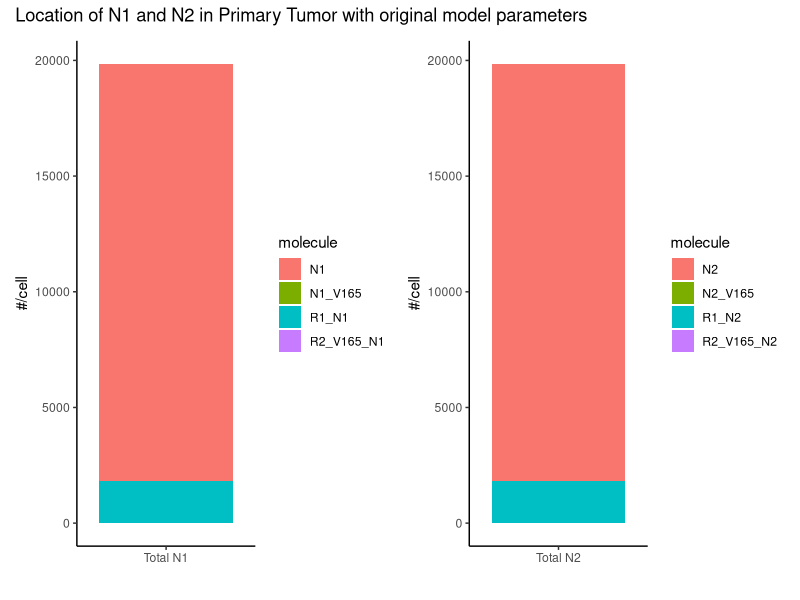
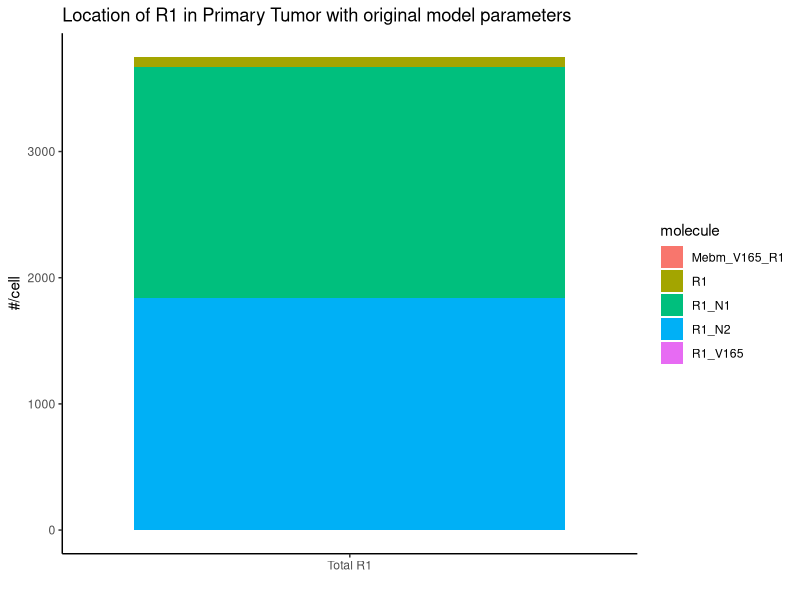
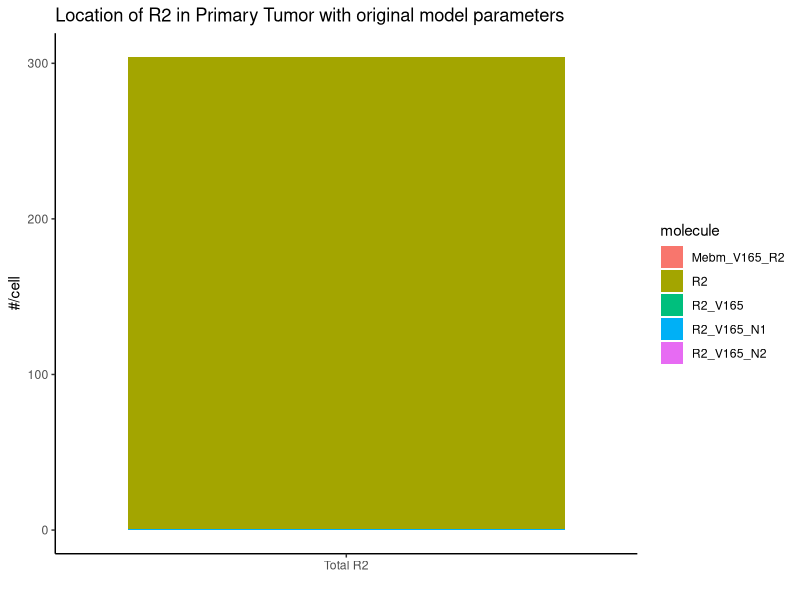
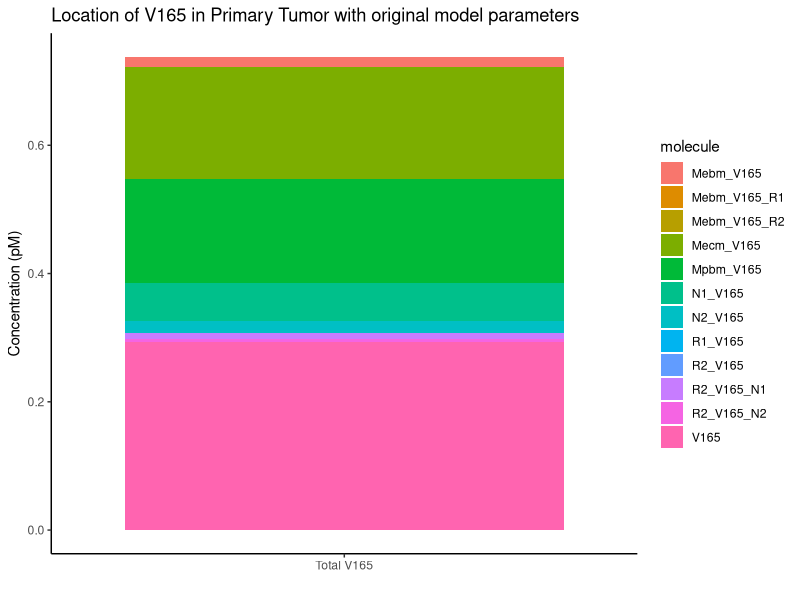
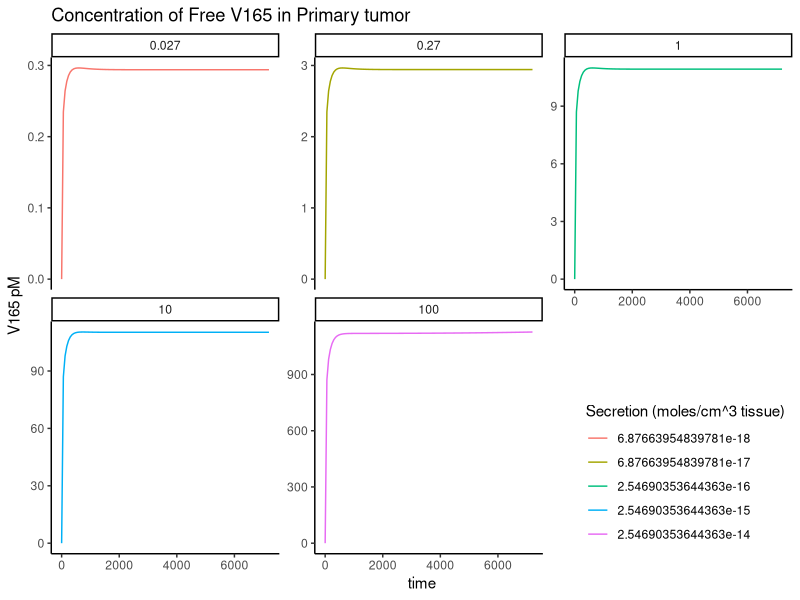
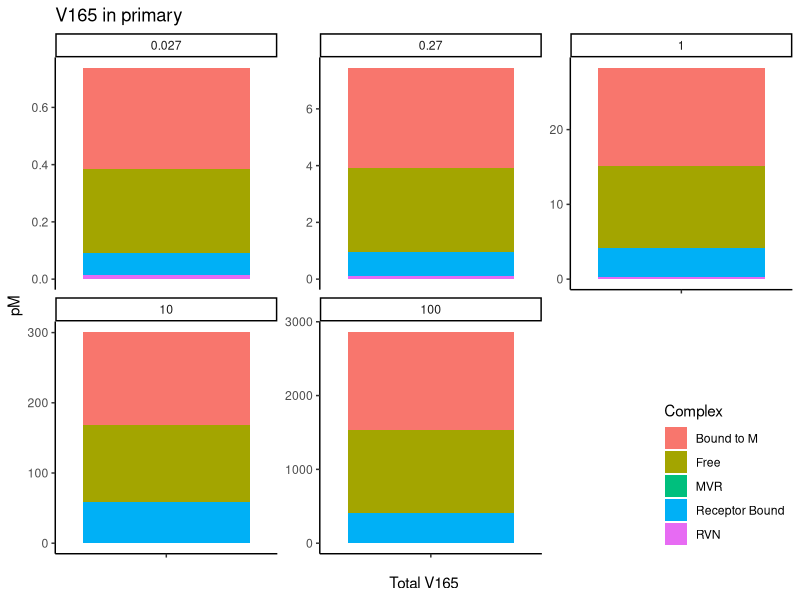
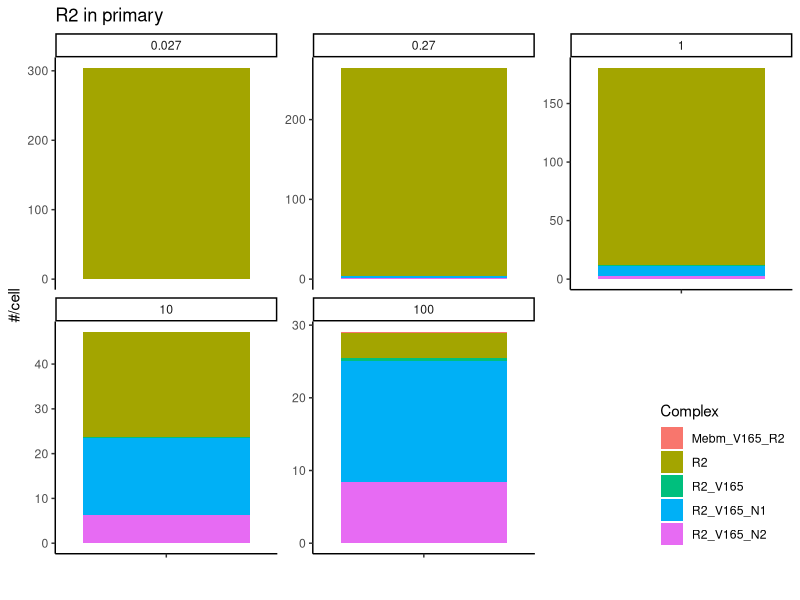
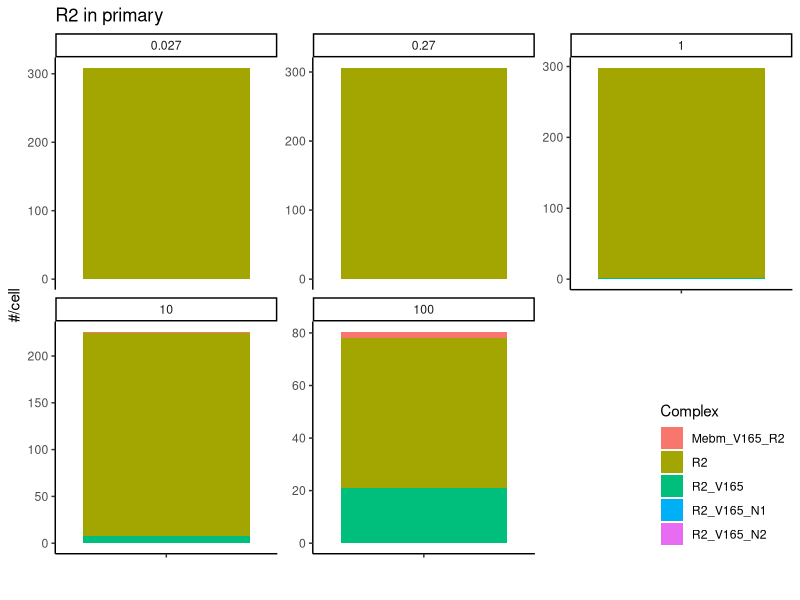

These charts were generated, in order, by the following R code:
## ---- chunk 1
knitr::opts_chunk$set(echo = TRUE,  warning=FALSE,message = FALSE, out.width = '100%')
# setwd("~/proj/VEGF_metastasis_model/")
library(tidyverse)
library(here)
library(patchwork)
theme_set(theme_classic())
## ---- chunk 2
# Define functions to convert to pM or to #/cell
number_per_cell <- function(conc, tissue){
  ESAV = ifelse(tissue == "main", 73, 105)
  conc*6.0230e+23*1e-5/ESAV;
}

convert_to_pmol <- function(conc, tissue){
  K_AV = ifelse(tissue == "primary", 0.58, 0.03)
  conc/K_AV*1e15
}

quick_bar <- function(df, m,convert = "#/cell", tissue = "primary", position = "stack"){
  converter = switch(convert, "#/cell" = number_per_cell, "pM" = convert_to_pmol)
  y_lab = ifelse(position == "fill", "proportion", convert)
  
  df <- df %>% 
    filter(compartment == tissue, grepl(m, molecule), q_V165 < 1e4) %>% 
    group_by(q_V165) %>% 
    filter(time == max(time)) %>% 
    ungroup
  
  if(m == "V165"){
    df <- df %>% pivot_wider(names_from = molecule, values_from = concentration) %>%  
      group_by(q_V165) %>% 
      summarise(Free = V165, 
                `Bound to M` = sum(across(starts_with("M") & !contains("R"))), 
                MVR = sum(across(starts_with("Mebm_V165_"))),
                RVN = sum(across(starts_with("R2_V165_"))),
                `Receptor Bound` = R1_V165 + R2_V165 + N1_V165 + N2_V165) %>% 
      pivot_longer(!q_V165, names_to = "molecule", values_to = "concentration")
  }
  
  df %>% 
    mutate(value = converter(concentration, tissue)) %>% 
    ggplot(aes("", value, fill = molecule)) + 
    geom_bar(stat = "identity", position = position) + 
    labs(x = "", y = y_lab, fill = "Complex",
         title = str_interp("${m} in ${tissue}")) + 
    facet_wrap(~q_V165, scales = "free_y") +
    theme(legend.position = c(1,0), legend.justification = c(1,0))
}
## ---- chunk 3
sec_debug <- read_csv(here("debug_results","simulation_results_debug_secretion.csv")) %>% 
  filter(q_V165 <= 100)
sec_debug_long <- sec_debug %>% 
  pivot_longer(!c(q_V165, time), values_to = "concentration",
               names_to = c("compartment", "molecule"), names_sep = "[.]")
## ---- chunk 4
sec_debug_long %>%
  filter(compartment == "primary", grepl("N1", molecule), q_V165 == 0.027, time == max(time)) %>%
  ggplot(aes(x = "Total N1", y = number_per_cell(concentration, compartment), fill = molecule)) +
  geom_bar(stat = "identity", position = "stack") +
  labs(y = "#/cell",  x = "") +
  sec_debug_long %>%
  filter(compartment == "primary", grepl("N2", molecule), q_V165 == 0.027, time == max(time)) %>%
  ggplot(aes(x = "Total N2", y = number_per_cell(concentration, compartment), fill = molecule)) +
  geom_bar(stat = "identity", position = "stack") +
  labs(y = "#/cell", x = "") +
  plot_annotation(title = "Location of N1 and N2 in Primary Tumor with original model parameters")
## ---- chunk 5
sec_debug_long %>%
  filter(compartment == "primary", grepl("R1", molecule), q_V165 == 0.027, time == max(time)) %>%
  ggplot(aes(x = "Total R1", y = number_per_cell(concentration, compartment), fill = molecule)) +
  geom_bar(stat = "identity", position = "stack") +
  labs(y = "#/cell", title = "Location of R1 in Primary Tumor with original model parameters", x = "")
## ---- chunk 6
sec_debug_long %>%
  filter(compartment == "primary", grepl("R2", molecule), q_V165 == 0.027, time == max(time)) %>%
  ggplot(aes(x = "Total R2", y = number_per_cell(concentration, compartment), fill = molecule)) +
  geom_bar(stat = "identity", position = "stack") +
  labs(y = "#/cell", title = "Location of R2 in Primary Tumor with original model parameters", x = "")
## ---- chunk 7
sec_debug_long %>%
  filter(compartment == "primary", grepl("V165", molecule), q_V165 == 0.027, time == max(time)) %>%
  ggplot(aes(x = "Total V165", y = convert_to_pmol(concentration, compartment), fill = molecule)) +
  geom_bar(stat = "identity", position = "stack") +
  labs(y = "Concentration (pM)", title = "Location of V165 in Primary Tumor with original model parameters", x = "")
## ---- chunk 8
sec_debug %>%
  filter(q_V165 < 1e3) %>%
  ggplot(aes(time, primary.V165/0.58*1e15,
             color = as.factor(q_V165  * 1534 / (1e-5 * 6.023e23)))) +
  geom_line() +
  labs(x = "time", y = "V165 pM", color = "Secretion (moles/cm^3 tissue)",
       title = "Concentration of Free V165 in Primary tumor") +
  facet_wrap(~as.factor(q_V165), scales = "free_y") +
  theme(legend.position = c(1,0), legend.justification = c(1,0))

quick_bar(sec_debug_long, "V165",  "pM") + xlab("Total V165")
## ---- chunk 9
quick_bar(sec_debug_long , "R2")
## ---- chunk 10
sec_debug6 <- read_csv(here("debug_results","simulation_results_debug_secretion_no_N.csv"))
sec_debug_long6 <- sec_debug6 %>%
  pivot_longer(!c(q_V165, time), values_to = "concentration",
               names_to = c("compartment", "molecule"), names_sep = "[.]")

quick_bar(sec_debug_long6 , "R2")
## ---- chunk 11
comp_df <- merge(
  sec_debug %>%
    group_by(q_V165) %>%
    filter(time == max(time)) %>%
    select(-time) %>%
    pivot_longer(!q_V165, names_to = c("tissue", "molecule"), names_sep = "[.]",
                 values_to = "orig"),
  
  sec_debug6 %>%
    group_by(q_V165) %>%
    filter(time == max(time)) %>%
    select(-time) %>%
    pivot_longer(!q_V165, names_to = c("tissue", "molecule"), names_sep = "[.]",
                 values_to = "noN"),
  
  by = c("q_V165", "tissue", "molecule")
)

comp_df %>%
  filter(tissue == "primary", grepl("R2", molecule)) %>%
  mutate(orig = number_per_cell(orig, tissue), noN = number_per_cell(noN, tissue)) %>%
  ggplot(aes(orig, noN, color = molecule)) +
  geom_abline(lty = "dashed") +
  geom_text(aes(label = molecule)) +
  facet_wrap(~q_V165, scales = "free", labeller = "label_both") +
  labs(x = "#/cell with Original Model Parameters",
       y = "#/cell with no Neuropilin",
       title = "Compare Amount of R2 at steady state between Simulations") +
  theme(legend.position = c(1,0), legend.justification = c(1,0))
## ---- chunk 12
comp_df %>%
  filter(tissue == "primary", grepl("R2", molecule)) %>%
  mutate(orig = number_per_cell(orig, tissue), noN = number_per_cell(noN, tissue), molceule = factor(molecule)) %>% 
  filter(molecule != "R2") %>%
  ggplot(aes(orig, noN, color = molecule)) +
  geom_abline(lty = "dashed") +
  geom_text(aes(label = molecule)) +
  facet_wrap(~q_V165, scales = "free", labeller = "label_both") +
  labs(x = "#/cell with Original Model Parameters",
       y = "#/cell with no Neuropilin",
       title = "Compare Amount of R2 at steady state between Simulations") +
  scale_color_discrete(drop = FALSE) +
  theme(legend.position = c(1,0), legend.justification = c(1,0))
## ---- chunk 13
quick_bar(sec_debug_long6, "R1") + ggtitle("R1 in Primary Tumor when no Neuropilin")
comp_df %>%
  filter(tissue == "primary", grepl("R1", molecule)) %>%
  mutate(orig = number_per_cell(orig, tissue), noN = number_per_cell(noN, tissue)) %>%
  ggplot(aes(orig, noN, color = molecule)) +
  geom_abline(lty = "dashed") +
  geom_text(aes(label = molecule)) +
  facet_wrap(~q_V165, scales = "free", labeller = "label_both") +
  labs(x = "#/cell with Original Model Parameters",
       y = "#/cell with no Neuropilin",
       title = "Compare Amount of R1 at stteady state between Simulations") +
  theme(legend.position = c(1,0), legend.justification = c(1,0))
## ---- chunk 14
sec_debug6 %>%
  ggplot(aes(time, primary.V165/0.58*1e15,
             color = as.factor(q_V165  * 1534 / (1e-5 * 6.023e23)))) +
  geom_line() +
  labs(x = "time", y = "V165 pM", color = "Secretion (moles/cm^3 tissue)",
       title = "Concentration of Free V165 at in Primary tumor") +
  facet_wrap(~as.factor(q_V165), scales = "free_y") +
  theme(legend.position = c(1,0), legend.justification = c(1,0))

quick_bar(sec_debug_long6, "V165",  "pM")
## ---- chunk 15
comp_df %>%
  filter(tissue == "primary", grepl("V165", molecule)) %>%
  mutate(orig = 0.58*1e15*orig, noN = 0.58*1e15*noN) %>%
  ggplot(aes(orig, noN, color = molecule)) +
  geom_abline(lty = "dashed") +
  geom_text(aes(label = molecule)) +
  facet_wrap(~q_V165, scales = "free", labeller = "label_both") +
  labs(x = "Concentration with Original Model Parameters (pM)",
       y = "Concentration with no Neuropilin (pM)",
       title = "Compare concentration of V165 at steady state between simulations") 
## ---- chunk 16
sec_debug2 <- read_csv(here("debug_results","simulation_results_debug_R2.csv"))
sec_debug_long2 <- sec_debug2 %>%
  pivot_longer(!c(q_V165, kprod_R2, time), values_to = "concentration",
               names_to = c("compartment", "molecule"), names_sep = "[.]")

sec_debug2 %>%
  ggplot(aes(time, primary.V165/0.58*1e15,
             color = as.factor(kprod_R2))) +
  geom_line() +
  labs(x = "time", y = "V165 pM",
       title = "Concentration of Free V165 in Primary tumor",
       color = "kprod_R2") +
  facet_wrap(~q_V165, scales = "free_y", labeller = "label_both")+
  theme(legend.position = c(1,0), legend.justification = c(1,0))

sec_debug2 %>%
  ggplot(aes(time, number_per_cell(primary.R2, "primary"),
             color = as.factor(kprod_R2))) +
  geom_line() +
  labs(x = "time", y = "# R2/cell",
       title = "Amount of Free R2 in Primary tumor",
       color = "kprod_R2") +
  facet_wrap(~q_V165, scales = "free_y", labeller = "label_both")+
  theme(legend.position = c(1,0), legend.justification = c(1,0))

sec_debug2 %>%
  ggplot(aes(time, number_per_cell(primary.R2_V165 + primary.R2_V165_N1 + primary.R2_V165_N2, "primary"),
             color = as.factor(kprod_R2))) +
  geom_line() +
  labs(x = "time", y = "# Bound R2/cell",
       title = "Amount of Bound R2 in Primary tumor",
       color = "kprod_R2") +
  facet_wrap(~q_V165, scales = "free_y", labeller = "label_both")+
  theme(legend.position = c(1,0), legend.justification = c(1,0))


sec_debug_long2 %>%
  filter(compartment == "primary", grepl("R2", molecule)) %>%
  group_by(q_V165, kprod_R2) %>%
  filter(time == max(time)) %>%
  ggplot(aes(x = as.factor(q_V165), y = number_per_cell(concentration, compartment), fill = molecule)) +
  geom_bar(stat = "identity", position = "stack") +
  facet_wrap(~kprod_R2, scales = "free_y", labeller = "label_both") +
  labs( y = "# of R2/cell", title = "Amount of R2 at varying parameter values", x = "V165 Secretion")

sec_debug_long2 %>%
  filter(compartment == "primary", grepl("V165", molecule)) %>%
  group_by(q_V165, kprod_R2) %>%
  filter(time == max(time)) %>%
  ggplot(aes(x = as.factor(kprod_R2), y = convert_to_pmol(concentration, compartment), fill = molecule)) +
  geom_bar(stat = "identity", position = "stack") +
  facet_wrap(~q_V165, scales = "free_y", labeller = "label_both") +
  labs(x = "kprod_R2", y = "V165 concentration (pM)", title = "Concentration of Free V165 at varying parameter values")

sec_debug2 %>% mutate(x = primary.R2_V165 + primary.R2_V165_N1 + primary.R2_V165_N2, y = primary.V165) %>%
  group_by(q_V165, kprod_R2) %>% filter(time == max(time))  %>%
  ggplot(aes(convert_to_pmol(x, "primary"),convert_to_pmol(y, "primary"), color = log(kprod_R2))) +
  geom_point() + facet_wrap(~q_V165, scales = "free") +
  labs(x = "Concentration of bound R2 (pM)", y = "Concentration of free V165 (pM)",
       title = "Steady state concentrations at varying parameter values")+
  theme(legend.position = c(1,0), legend.justification = c(1,0))
## ---- chunk 17
sec_debug3 <- read_csv(here("debug_results","simulation_results_debug_R2_no_perm.csv"))
sec_debug_long3 <- sec_debug3 %>%
  pivot_longer(!c(q_V165, kprod_R2, time), values_to = "concentration",
               names_to = c("compartment", "molecule"), names_sep = "[.]")

sec_debug3 %>%
  ggplot(aes(time, primary.V165/0.58*1e15,
             color = as.factor(kprod_R2))) +
  geom_line() +
  labs(x = "time", y = "V165 pM",
       title = "Concentration of Free V165 in Primary tumor",
       color = "kprod_R2") +
  facet_wrap(~q_V165, scales = "free_y", labeller = "label_both")+
  theme(legend.position = c(1,0), legend.justification = c(1,0))


sec_debug3 %>%
  ggplot(aes(time, number_per_cell(primary.R2, "primary"),
             color = as.factor(kprod_R2))) +
  geom_line() +
  labs(x = "time", y = "# R2/cell",
       title = "Amount of Free R2 in Primary tumor",
       color = "kprod_R2") +
  facet_wrap(~q_V165, scales = "free_y", labeller = "label_both")+
  theme(legend.position = c(1,0), legend.justification = c(1,0))

sec_debug3 %>%
  ggplot(aes(time, number_per_cell(primary.R2_V165 + primary.R2_V165_N1 + primary.R2_V165_N2, "primary"),
             color = as.factor(kprod_R2))) +
  geom_line() +
  labs(x = "time", y = "# Bound R2/cell",
       title = "Amount of Bound R2 in Primary tumor",
       color = "kprod_R2") +
  facet_wrap(~q_V165, scales = "free_y", labeller = "label_both")+
  theme(legend.position = c(1,0), legend.justification = c(1,0))

sec_debug_long3 %>%
  filter(compartment == "primary", grepl("R2", molecule)) %>%
  group_by(q_V165, kprod_R2) %>%
  filter(time == max(time)) %>%
  ggplot(aes(x = as.factor(q_V165), y = number_per_cell(concentration, compartment), fill = molecule)) +
  geom_bar(stat = "identity", position = "stack") +
  facet_wrap(~kprod_R2, scales = "free_y", labeller = "label_both") +
  labs( y = "# R2/cell", title = "Amount of R2 at varying parameter values", x = "V165 Secretion")

sec_debug_long3 %>%
  filter(compartment == "primary", grepl("V165", molecule)) %>%
  group_by(q_V165, kprod_R2) %>%
  filter(time == max(time)) %>%
  ggplot(aes(x = as.factor(kprod_R2), y = convert_to_pmol(concentration, compartment), fill = molecule)) +
  geom_bar(stat = "identity", position = "stack") +
  facet_wrap(~q_V165, scales = "free_y", labeller = "label_both") +
  labs(x = "kprod_R2", y = "V165 concentration (pM)", title = "Concentration of Free V165 at varying parameter values")

sec_debug3 %>% mutate(x = primary.R2_V165 + primary.R2_V165_N1 + primary.R2_V165_N2, y = primary.V165) %>%
  group_by(q_V165, kprod_R2) %>% filter(time == max(time))  %>%
  ggplot(aes(convert_to_pmol(x, "primary"),convert_to_pmol(y, "primary"), color = log(kprod_R2))) +
  geom_point() + facet_wrap(~q_V165, scales = "free") +
  labs(x = "Concentration of bound R2 (pM)", y = "Concentration of free V165 (pM)",
       title = "Steady state concentrations at varying parameter values")+
  theme(legend.position = c(1,0), legend.justification = c(1,0))
## ---- chunk 18
sec_debug2 %>% 
  group_by(q_V165, kprod_R2) %>% 
  filter(time == max(time)) %>% 
  select(q_V165, kprod_R2, starts_with("primary")) %>% 
  rowwise %>% 
  mutate(bound_receptors = primary.R1_V165 + primary.R2_V165 + primary.R2_V165_N1 + primary.R2_V165_N2 + primary.N2_V165 + primary.N1_V165) %>%
  ggplot(aes(bound_receptors,  color =as.factor(q_V165), shape = as.factor(kprod_R2)))  +
  geom_point(data = . %>% mutate(facet = "Free Ligand"), aes(y = primary.V165)) + 
  geom_point(data = . %>% mutate(facet = "Free Receptor"), aes(y = primary.R1 + primary.N1 + primary.N2 + primary.R2)) +
  scale_x_log10() + scale_y_log10() + 
  facet_wrap(~facet, scales = "free")
## ---- chunk 19

sec_debug2 %>% 
  group_by(q_V165, kprod_R2) %>% 
  filter(time == max(time)) %>% 
  select(q_V165, kprod_R2, starts_with("primary")) %>% 
  rowwise %>% #names
  summarise(
    total_receptors = sum(c_across(contains("N1")|contains("N2")|contains("R1")|contains("R2"))),
    total_ligand = sum(c_across(contains("V165") & starts_with("primary"))),
    bound_receptors = primary.R1_V165 + primary.R2_V165 + primary.R2_V165_N1 + primary.R2_V165_N2 + primary.N2_V165 + primary.N1_V165 + primary.Mebm_V165_R1 + primary.Mebm_V165_R2 ,
    free_receptors = primary.R1 + primary.R2 + primary.N1 + primary.N2 + primary.R1_N1 + primary.R1_N2,
    bound_ligand = primary.R1_V165 + primary.R2_V165 + primary.R2_V165_N1 + primary.R2_V165_N2 + primary.N2_V165 + primary.N1_V165 + primary.Mebm_V165_R1 + primary.Mebm_V165_R2+ primary.Mebm_V165 + primary.Mecm_V165 + primary.Mpbm_V165,
    free_ligand = primary.V165 
  ) %>% 
  ggplot(aes(bound_receptors, free_ligand/total_ligand, color =as.factor(q_V165), shape = as.factor(kprod_R2)))  +
  geom_point() +
  facet_wrap(~q_V165, scales = "free")
# geom_point(data = . %>% mutate(facet = "Free Ligand"), aes(y = free_ligand/total_ligand)) +
# geom_point(data = . %>% mutate(facet = "Free Receptor"), aes(y = free_receptors/total_receptors)) +
# geom_smooth(data = . %>% mutate(facet = "Free Receptor"), aes(y = free_receptors/total_receptors)) +
# facet_wrap(~facet, scales = "free") +
# geom_abline(slope = -1, intercept = 1)

baseline <- sec_debug3 %>% 
  filter(kprod_R2 == min(kprod_R2)) %>% 
  group_by(q_V165, kprod_R2) %>% 
  filter(time == max(time)) %>% rowwise %>% 
  mutate(total_R2 = sum(c_across(contains("R2") & starts_with("primary"))),
         total_V165 = sum(c_across(contains("V165") & starts_with("primary")))) %>% 
  ungroup %>% 
  select(q_V165, baseline_total_R2 = total_R2, baseline_total_V165 = total_V165)

sec_debug3 %>% 
  group_by(q_V165, kprod_R2) %>% 
  filter(time == max(time)) %>% 
  rowwise %>% 
  mutate(total_R2 = sum(c_across(contains("R2") & starts_with("primary"))),
         total_V165 = sum(c_across(contains("V165") & starts_with("primary")))) %>% 
  left_join(baseline) %>% 
  # ggplot(aes(kprod_R2/1.4e-17, total_R2/baseline_total_R2, color = as.factor(q_V165), shape = as.factor(kprod_R2))) + 
  ggplot(aes(kprod_R2/1.4e-17, baseline_total_V165/total_V165, color = as.factor(q_V165), shape = as.factor(kprod_R2))) + 
  geom_point() +
  geom_abline()

## ---- chunk 20
fluxes <- read_csv(here("debug_results", "calculate_fluxes.csv"))
fluxes <- fluxes %>% mutate(q_V165 = as.factor(q_V165), kprod_R2 = as.factor(kprod_R2),
                            convert_to_pmol(across(where(is.numeric)), "primary"))

temp2 <- read_csv(here("debug_results", "calculate_fluxes.csv")) %>% 
  mutate(q_V165 = as.factor(q_V165), kprod_R2 = as.factor(kprod_R2)) %>% pivot_longer(4:6) %>% 
  mutate(normalized_value = value/Secretion) %>% 
  select(-value) %>% 
  pivot_wider(values_from = normalized_value, names_from = "name") %>% 
  mutate(Secretion = Secretion/Secretion)

temp2 %>% 
  pivot_longer(4:6) %>% 
  ggplot(aes(kprod_R2, abs(value), color = name)) + 
  geom_point(size = 3) + 
  facet_wrap(~q_V165)

fluxes %>% ggplot(aes(Secretion, abs(Internalization), shape = kprod_R2)) + 
  geom_point() + geom_abline() + #coord_fixed() +
  labs(x = "Secretion (pM/s)", y = "Internalization (pM/s)") + 
  facet_wrap(~kprod_R2, scales = "free")

fluxes %>% filter(Secretion < 40) %>% 
  ggplot(aes(Secretion, Permeability, shape = kprod_R2)) + 
  geom_point() + geom_abline() + #coord_fixed() +
  labs(x = "Secretion (pM/s)", y = "Permeability (pM/s)")  
# facet_wrap(~kprod_R2, scales = "free")

fluxes %>% 
  ggplot(aes(Secretion, abs(Lymphatic_drainage), shape = kprod_R2)) + 
  geom_point() + geom_abline() + #coord_fixed() +
  labs(x = "Secretion (pM/s)", y = "Lymphatic Drainage (pM/s)")  

fluxes %>% 
  ggplot(aes(Secretion, abs(Internalization) + abs(Lymphatic_drainage) + Permeability, shape = kprod_R2, color = q_V165)) + 
  geom_point() + geom_abline()

fluxes %>% 
  filter(Secretion < 1) %>% 
  ggplot(aes(Secretion, Internalization, shape = kprod_R2)) + 
  geom_point() + geom_abline() + coord_fixed() +
  labs(x = "Secretion (pM/s)", y = "Internalization (pM/s)")

fluxes %>% 
  GGally::ggpairs(columns = 3:6, mapping = aes(color = q_V165, shape = kprod_R2)) +
  geom_abline()
## ---- chunk 21
fluxes2 <- read_csv(here("debug_results", "calculate_fluxes_new_transport.csv"))
fluxes2 <- fluxes2 %>% mutate(q_V165 = as.factor(q_V165), kprod_R2 = as.factor(kprod_R2))

fluxes2 %>% 
  ggplot(aes(Secretion, abs(Lymphatic_drainage), shape = kprod_R2)) + 
  geom_point() + geom_abline() #+ #coord_fixed() +
# labs(x = "Secretion (pM/s)", y = "Lymphatic Drainage (pM/s)")  

fluxes2 %>% 
  ggplot(aes(Secretion, Permeability, shape = kprod_R2)) + 
  geom_point() + geom_abline() 
## ---- chunk 22
temp <- read_csv(here("debug_results", "calculate_fluxes_no_main.csv")) %>% 
  mutate(q_V165 = as.factor(q_V165), kprod_R2 = as.factor(kprod_R2)) %>% pivot_longer(4:6) %>% 
  mutate(normalized_value = value/Secretion) %>% 
  select(-value) %>% 
  pivot_wider(values_from = normalized_value, names_from = "name") %>% 
  mutate(Secretion = Secretion/Secretion)

temp %>% 
  pivot_longer(4:6) %>% 
  ggplot(aes(kprod_R2, abs(value), color = name)) + 
  geom_point(size = 3) + 
  facet_wrap(~q_V165)
## ---- chunk 23
new_transport <- read_csv(here("debug_results", "simulation_results_debug_R2_no_main.csv"))

new_transport_long <- new_transport %>% 
  pivot_longer(!c(q_V165, kprod_R2, time), values_to = "concentration",
               names_to = c("compartment", "molecule"), names_sep = "[.]")



new_transport_long %>% 
  # filter(time == max(time), grepl("R2", molecule), compartment == "primary", molecule != "R2") %>% 
  filter(time == max(time), grepl("R2", molecule), compartment == "primary") %>% 
  ggplot(aes(as.factor(q_V165), number_per_cell(concentration, "primary"), fill = molecule)) + 
  geom_bar(stat = "identity", position = "stack") +
  facet_wrap(~kprod_R2, scales = "free_y") + 
  labs(x = "V165 Secretion (#/cell)", y = "R2 (#/cell)")

new_transport_long %>% 
  filter(time == max(time), grepl("R1", molecule), compartment == "primary") %>% 
  ggplot(aes(as.factor(q_V165), number_per_cell(concentration, "primary"), fill = molecule)) + 
  geom_bar(stat = "identity", position = "fill") +
  facet_wrap(~kprod_R2) + 
  labs(x = "V165 Secretion (#/cell)", y = "R1 (#/cell)")

new_transport_long %>% 
  group_by(q_V165, kprod_R2) %>% 
  filter(time == max(time), grepl("V165", molecule), compartment == "primary") %>% 
  ggplot(aes(as.factor(kprod_R2), convert_to_pmol(concentration, "primary"), fill = molecule)) + 
  geom_bar(stat = "identity", position = "fill", aes(color = grepl("R2", molecule))) +
  facet_wrap(~q_V165, scales = "free_y") + 
  labs(x = "R2 Production (moles/cm^3 tissue)", y = "V165 (pM)") + 
  scale_color_manual(values = c("TRUE" = "black", "FALSE" = NA))

new_transport_long %>% 
  group_by(q_V165, kprod_R2) %>% 
  filter(time == max(time), grepl("V165", molecule), compartment == "primary") %>% 
  ggplot(aes(as.factor(kprod_R2), convert_to_pmol(concentration, "primary"), fill = molecule)) + 
  geom_bar(stat = "identity", position = "stack", aes(color = grepl("R2", molecule))) +
  facet_wrap(~q_V165, scales = "free_y") + 
  labs(x = "R2 Production (moles/cm^3 tissue)", y = "V165 (pM)") + 
  scale_color_manual(values = c("TRUE" = "black", "FALSE" = NA))

new_transport %>%
  ggplot(aes(time, convert_to_pmol(primary.V165, "primary"),
             color = as.factor(kprod_R2))) +
  geom_line() +
  labs(x = "time", y = "V165 pM",
       title = "Concentration of Free V165 in Primary tumor",
       color = "kprod_R2") +
  facet_wrap(~q_V165, scales = "free_y", labeller = "label_both")+
  theme(legend.position = c(1,0), legend.justification = c(1,0))
## ---- chunk 24
new_transport %>%
  mutate(kprod_R2 = factor(kprod_R2), q_V165 = factor(q_V165)) %>%
  group_by(kprod_R2, q_V165) %>% 
  filter(time == max(time)) %>% 
  rowwise %>% 
  mutate(bound_R2 = convert_to_pmol(sum(c_across(starts_with("primary") & contains("R2") & contains("_"))), "primary"),
         free_V165 = convert_to_pmol(primary.V165, "primary")) %>% 
  ggplot(aes(bound_R2, free_V165, color = q_V165)) + 
  geom_point(aes(shape = kprod_R2)) +
  facet_wrap(~q_V165, scales = "free") +
  labs(x = "Bound R2 (pM)", y = "Free V165 (pM)") 

new_transport %>%
  mutate(kprod_R2 = factor(kprod_R2), q_V165 = factor(q_V165)) %>%
  group_by(kprod_R2, q_V165) %>% 
  filter(time == max(time)) %>% 
  rowwise %>% 
  mutate(bound_R2 = convert_to_pmol(sum(c_across(starts_with("primary") & contains("R2") & contains("_"))), "primary"),
         free_V165 = convert_to_pmol(primary.V165, "primary"),
         total_R2 = convert_to_pmol(sum(c_across(starts_with("primary") & contains("R2"))), "primary"),
         total_V165 = convert_to_pmol(sum(c_across(starts_with("primary") & contains("V165"))), "primary")) %>% 
  ggplot(aes(bound_R2/total_R2, free_V165/total_V165, color = q_V165)) + 
  geom_point(aes(shape = kprod_R2), size = 3) +
  facet_wrap(~q_V165) +
  labs(x = "Bound R2 (pM)", y = "Free V165 (pM)") 


